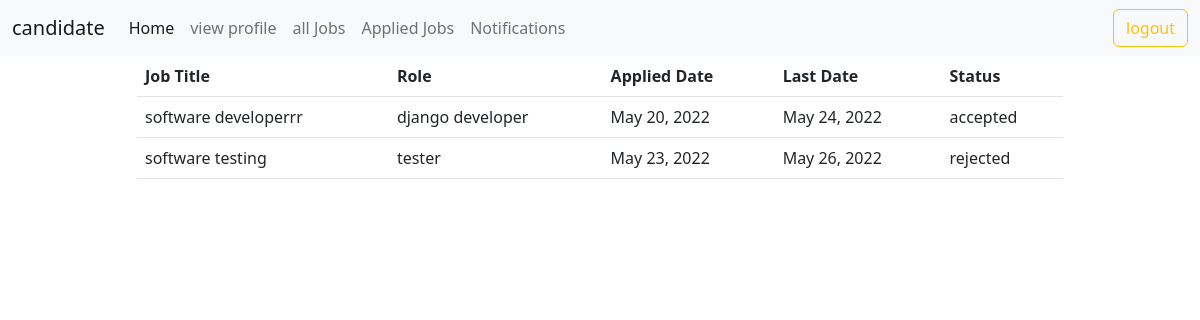
Page /candidate/application/applied (signed in) on the committed database.
### users/models.py (models this page shows, shortened)
class User(AbstractUser):
    phone = models.CharField(max_length=12)
    options = (
        ("employer", "employer"),
        ("candidate", "candidate")
    )
    role = models.CharField(max_length=12, choices=options, default="candidate")

### employer/models.py (models this page shows, shortened)
class Applications(models.Model):
    applicant = models.ForeignKey(User, on_delete=models.CASCADE, related_name="applicants")
    job = models.ForeignKey(Jobs, on_delete=models.CASCADE, related_name="ajob")
    options = (
        ("applied", "applied"),
        ("rejected", "rejected"),
        ("pending", "pending"),
        ("cancelled", "cancelled"),
        ("accepted", "accepted")
    )
    status = models.CharField(max_length=20, choices=options, default="applied")
    date = models.DateField(auto_now_add=True)
    class Meta:
        unique_together = ("applicant", "job")

class Jobs(models.Model):
    posted_by = models.ForeignKey(User, on_delete=models.CASCADE, related_name="company")
    job_title = models.CharField(max_length=120)
    job_description = models.TextField()
    role = models.CharField(max_length=120)
    experience = models.PositiveIntegerField(default=0)
    location = models.CharField(max_length=120)
    salary = models.PositiveIntegerField()
    created_date = models.DateField(auto_now_add=True)
    last_date = models.DateField(null=True)
    qualification = models.CharField(max_length=120, null=True)

### candidate/views.py (the view)
# urls.py: path("application/applied", views.MyApplicationView.as_view(), name="cand-myapplic"),
@method_decorator(signin_required, name="dispatch")
class MyApplicationView(ListView):
    model = Applications
    template_name = "cand-appliedjobs.html"
    context_object_name = "applied"
    def get_queryset(self):
        return Applications.objects.filter(applicant=self.request.user)

### candidate/templates/cand-appliedjobs.html
{%extends 'base_cand.html'%}
{%block body_block%}
<div class="container">
    <div class="row">
        <div class="col-1"></div>
        <div class="col-10">
            <table class="table table-hover">
                <tr>
                    <th>Job Title</th>
                    <th>Role</th>
                    <th>Applied Date</th>
                    <th>Last Date</th>
                    <th>Status</th>
                </tr>
                {%for appl in applied%}
                <tr>
                    <td>{{appl.job.job_title}}</td>
                    <td>{{appl.job.role}}</td>
                    <td>{{appl.date}}</td>
                    <td>{{appl.job.last_date}}</td>
                    <td>{{appl.status}}</td>
                </tr>
                {%endfor%}
            </table>
        </div>
        <div class="col-1"></div>
    </div>
</div>
{%endblock%}

### candidate/templates/base_cand.html (shortened to what this page needs)
<!DOCTYPE html>
<html lang="en">
<head>
    <link href="https://cdn.jsdelivr.net/npm/bootstrap@5.2.0-beta1/dist/css/bootstrap.min.css" rel="stylesheet"
>
</head>
<body>
<nav class="navbar navbar-expand-lg bg-light">
    <div class="container-fluid">
        <a class="navbar-brand" href="#">{{request.user}}</a>
        <div class="collapse navbar-collapse" id="navbarNavAltMarkup">
            <div class="navbar-nav me-auto mb-2 mb-lg-0">
                <a class="nav-link active" aria-current="page" href="{%url 'cand-home'%}">Home</a>
                {%if request.user.candidates%}
                <a class="nav-link" href="{%url 'cand-profdetail'%}">view profile</a>
                {%else%}
                <a class="nav-link" href="{%url 'cand-addprofile'%}">add profile</a>
                {%endif%}
                <a class="nav-link" href="{%url 'cand-joblist'%}">all Jobs</a>
                <a class="nav-link" href="{%url 'cand-myapplic'%}">Applied Jobs</a>
                <a class="nav-link" href="{%url 'cand-acptjob'%}">Notifications</a>
            </div>
            <div class="navbar-nav mr-auto mb-2 mb-lg-0">
                <a class="btn btn-outline-warning" href="{%url 'signout'%}">logout</a>
            </div>
        </div>
    </div>
</nav>
{%block body_block%}
{%endblock%}
</body>
</html>

### rows in the picture
User: user "candidate"
Applications: job.job_title "software developerrr", job.role "django developer", date "May 20, 2022", job.last_date "May 24, 2022", status "accepted"
Applications: job.job_title "software testing", job.role "tester", date "May 23, 2022", job.last_date "May 26, 2022", status "rejected"
